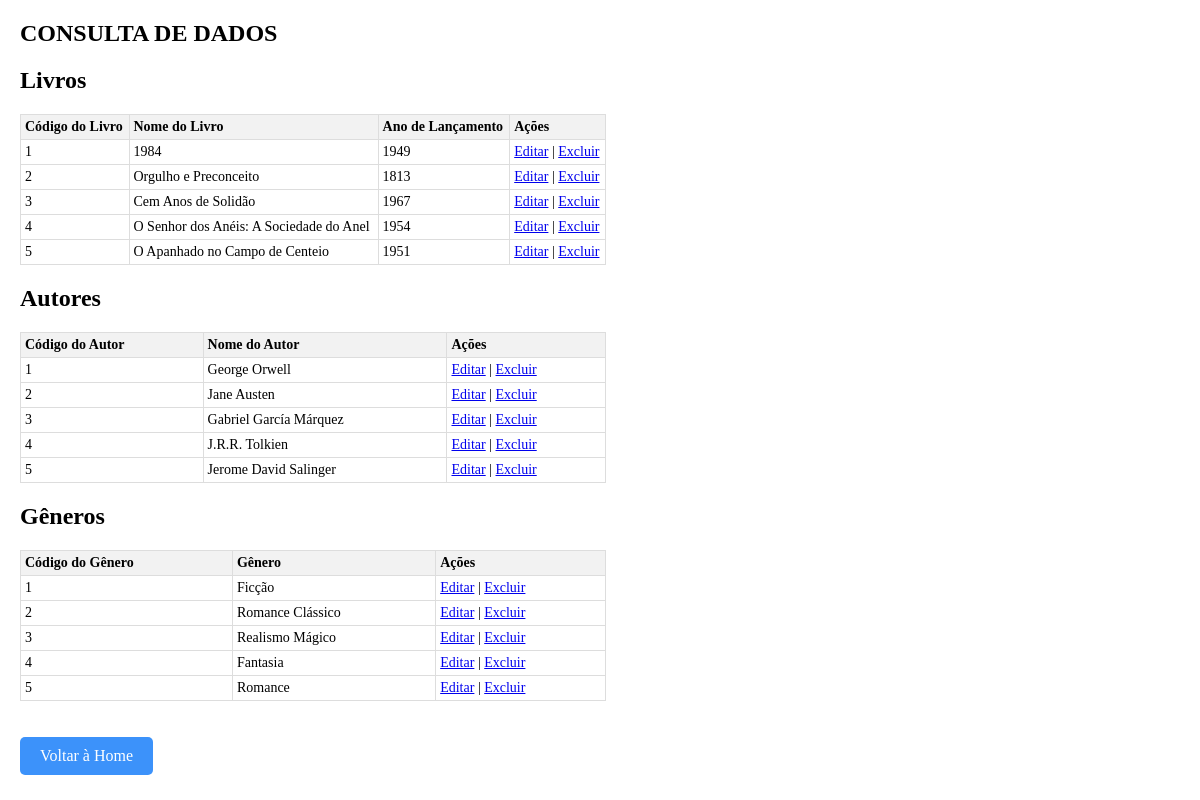
The page /consulta/consulta.php on the database as committed earlier.
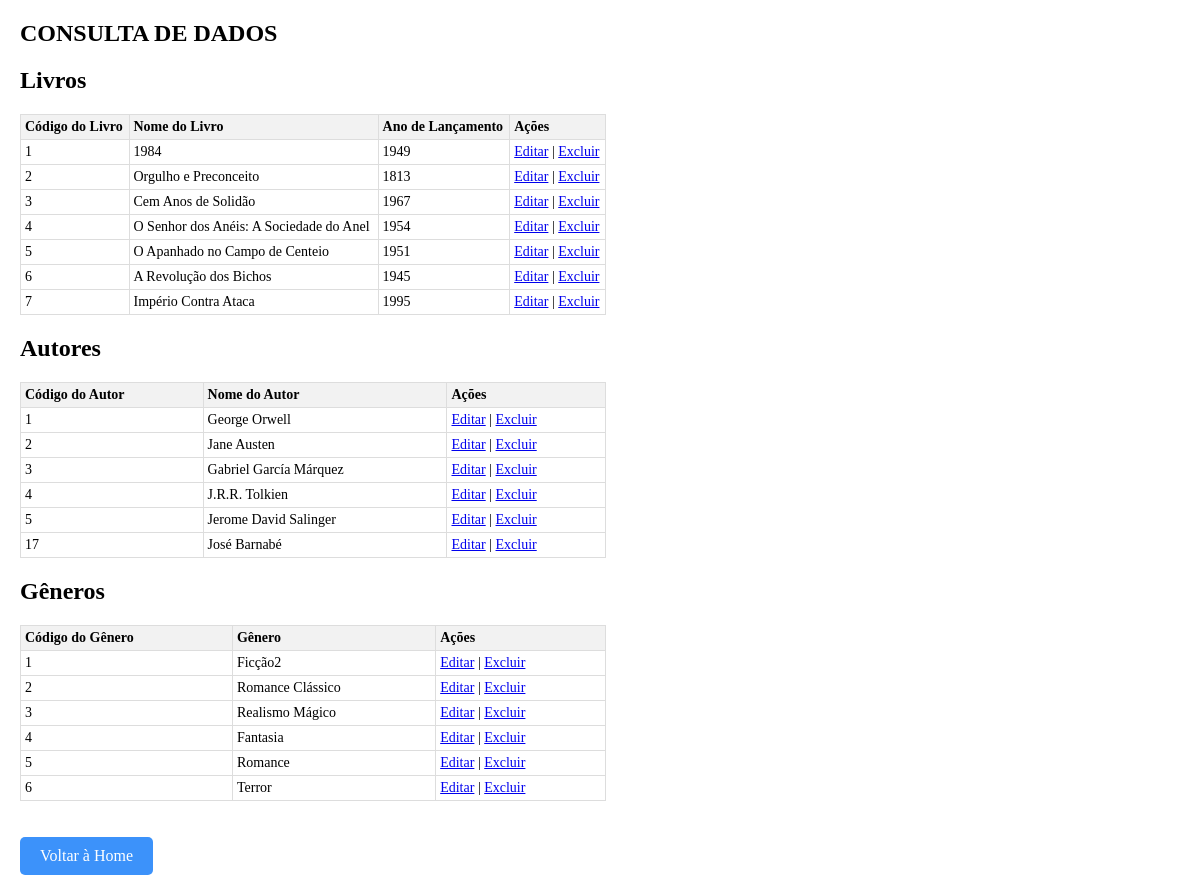
The same page on the database as committed later.
### tables this page shows
CREATE TABLE `tblivro` (
  `codLivro` int(11) NOT NULL,
  `nomeLivro` varchar(100) DEFAULT NULL,
  `anoLancamento` int(11) DEFAULT NULL
);

CREATE TABLE `tbautor` (
  `codAutor` int(11) NOT NULL,
  `nomeAutor` varchar(100) DEFAULT NULL
);

CREATE TABLE `tbgenero` (
  `codGenero` int(11) NOT NULL,
  `genero` varchar(50) DEFAULT NULL
);

### consulta/consulta.php (the view, shortened to what this page needs)
<!DOCTYPE html>
<html lang="pt-br">
<head>
    <link rel="stylesheet" href="../styles/style.css">
</head>
<body>
    <h1 class="page-title">Consulta de Dados</h1>
    <?php
    include '../conexao.php';
    $sqlLivros = "SELECT * FROM tblivro";
    $resultLivros = $conn->query($sqlLivros);
    if ($resultLivros->num_rows > 0) {
        echo "<h2>Livros</h2>";
        echo "<table>";
        echo "<tr><th>Código do Livro</th><th>Nome do Livro</th><th>Ano de Lançamento</th><th>Ações</th></tr>";
        while($row = $resultLivros->fetch_assoc()) {
            echo "<tr>";
            echo "<td>" . $row["codLivro"]. "</td>";
            echo "<td>" . $row["nomeLivro"]. "</td>";
            echo "<td>" . $row["anoLancamento"]. "</td>";
            echo "<td>";
            echo "<a href='../edicao/editar_livro.php?codLivro=" . $row["codLivro"] . "'>Editar</a>";
            echo " | ";
            echo "<a href='../exclusao/processa_exclusao_livro.php?codLivro=" . $row["codLivro"] . "' onclick='return confirmarExclusao();'>Excluir</a>";
            echo "</td>";
            echo "</tr>";
        }
        echo "</table>";
    } else {
        echo "Nenhum livro cadastrado.<br>";
    }
    $sqlAutores = "SELECT * FROM tbautor";
    $resultAutores = $conn->query($sqlAutores);
    if ($resultAutores->num_rows > 0) {
        echo "<h2>Autores</h2>";
        echo "<table>";
        echo "<tr><th>Código do Autor</th><th>Nome do Autor</th><th>Ações</th></tr>";
        while($row = $resultAutores->fetch_assoc()) {
            echo "<tr>";
            echo "<td>" . $row["codAutor"]. "</td>";
            echo "<td>" . $row["nomeAutor"]. "</td>";
            echo "<td>";
            echo "<a href='../edicao/editar_autor.php?codAutor=" . $row["codAutor"] . "'>Editar</a>";
            echo " | ";
            echo "<a href='../exclusao/processa_exclusao_autor.php?codAutor=" . $row["codAutor"] . "' onclick='return confirmarExclusao();'>Excluir</a>";
            echo "</td>";
            echo "</tr>";
        }
        echo "</table>";
    } else {
        echo "Nenhum autor cadastrado.<br>";
    }
    $sqlGeneros = "SELECT * FROM tbgenero";
    $resultGeneros = $conn->query($sqlGeneros);
    if ($resultGeneros->num_rows > 0) {
        echo "<h2>Gêneros</h2>";
        echo "<table>";
        echo "<tr><th>Código do Gênero</th><th>Gênero</th><th>Ações</th></tr>";
        while($row = $resultGeneros->fetch_assoc()) {
            echo "<tr>";
            echo "<td>" . $row["codGenero"]. "</td>";
            echo "<td>" . $row["genero"]. "</td>";
            echo "<td>";
            echo "<a href='../edicao/editar_genero.php?codGenero=" . $row["codGenero"] . "'>Editar</a>";
            echo " | ";
            echo "<a href='../exclusao/processa_exclusao_genero.php?codGenero=" . $row["codGenero"] . "' onclick='return confirmarExclusao();'>Excluir</a>";
            echo "</td>";
            echo "</tr>";
        }
        echo "</table>";
    } else {
        echo "Nenhum gênero cadastrado.";
    }
    ?>
</body>
<br><br>
<a href="../index.php" class="std-button">Voltar à Home</a>
</html>

### styles/style.css (style rules this page uses)
:root { --branco-principal: #FFFFFF; --botao-azul: #3c92fa; }
* body { margin-left: 20px; margin-top: 20px; }
.std-button { display: inline-block; padding: 10px 20px; background-color: var(--botao-azul) !important; color: #fff !important; text-decoration: none !important; border-radius: 5px !important; }
.page-title { font-size: 24px; font-weight: bold; color: black; margin-bottom: 20px; text-transform: uppercase; }

### consulta/consulta.php (style rules this page uses)
table { border-collapse: collapse; width: 50%; }
th, td { border: 1px solid #dddddd; text-align: left; padding: 4px; font-size: 14px; }
th { background-color: #f2f2f2; }

Rows that differ between the two databases and show on the page:
added tblivro: codLivro "6", nomeLivro "A Revolução dos Bichos", anoLancamento "1945"
added tblivro: codLivro "7", nomeLivro "Império Contra Ataca", anoLancamento "1995"
added tbautor: codAutor "17", nomeAutor "José Barnabé"
changed tbgenero id 1: genero "Ficção" → "Ficção2"
added tbgenero: codGenero "6", genero "Terror"
